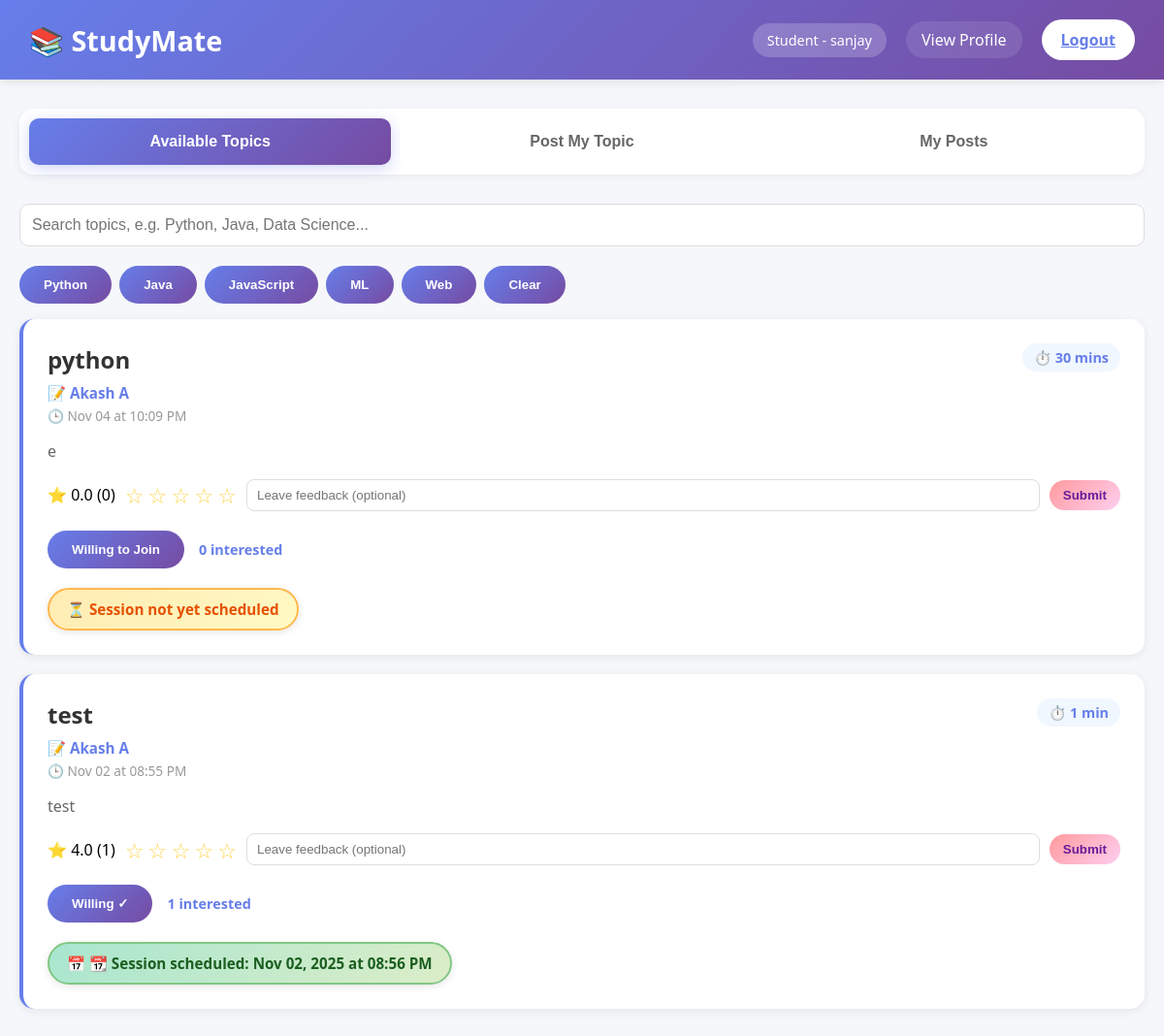
The page /home (signed in) on the database as committed earlier.
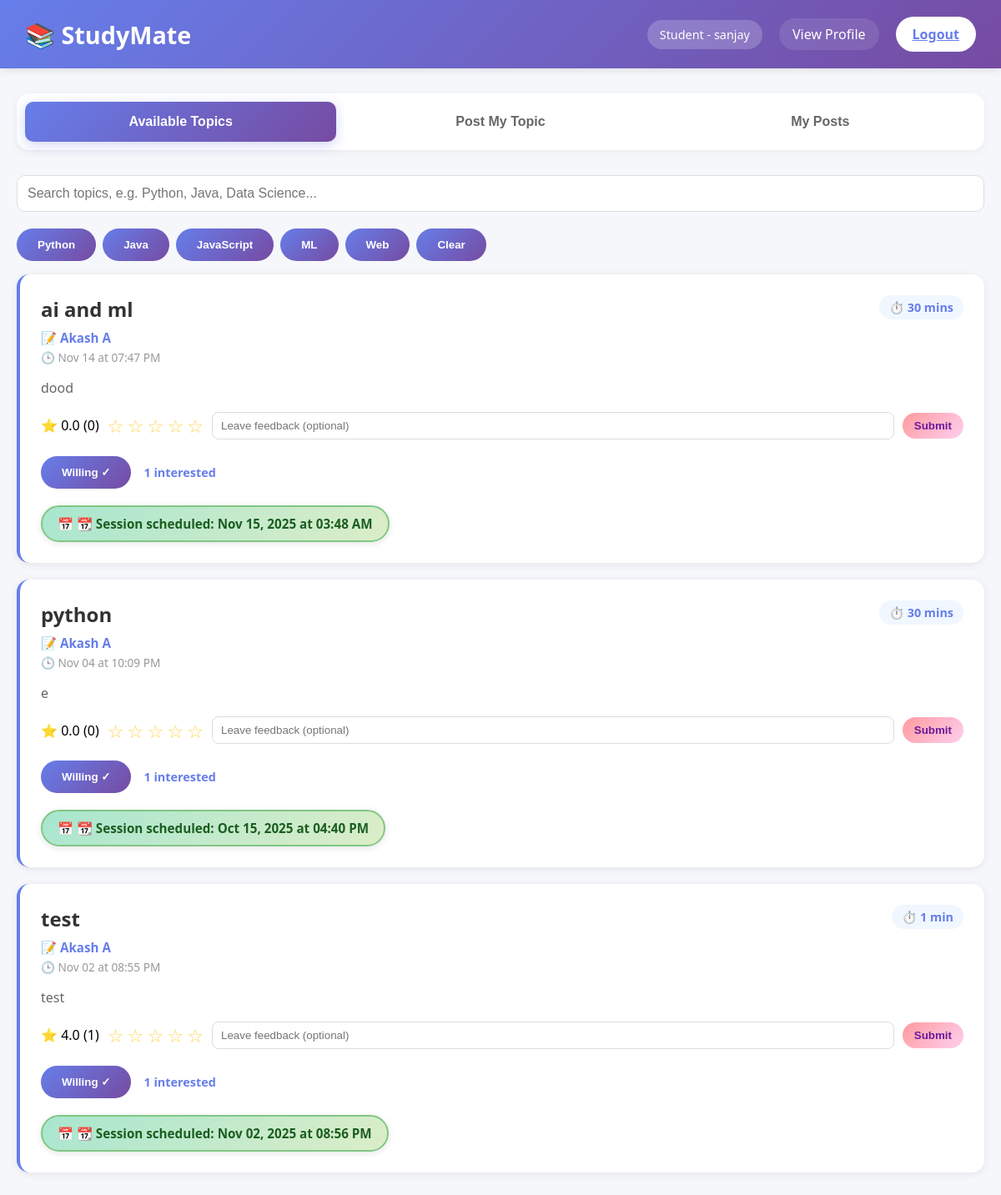
The same page on the database as committed later.
### tables this page shows
CREATE TABLE users (
                id INTEGER PRIMARY KEY AUTOINCREMENT,
                username TEXT UNIQUE NOT NULL,
                password TEXT NOT NULL,
                profession TEXT NOT NULL,
                name TEXT NOT NULL,
                bio TEXT,
                avatar TEXT,
                email_verified INTEGER DEFAULT 0
            , role TEXT NOT NULL DEFAULT 'student', mobile TEXT, mobile_verified INTEGER DEFAULT 0);

CREATE TABLE topics (
                id INTEGER PRIMARY KEY AUTOINCREMENT,
                title TEXT NOT NULL,
                description TEXT NOT NULL,
                duration TEXT NOT NULL,
                created_by INTEGER NOT NULL,
                created_at TIMESTAMP DEFAULT CURRENT_TIMESTAMP,
                scheduled_datetime TEXT,
                category TEXT,
                status TEXT DEFAULT 'active',
                is_archived INTEGER DEFAULT 0,
                FOREIGN KEY (created_by) REFERENCES users(id) ON DELETE CASCADE
            );

### main.py (the view, shortened to what this page needs)
@app.route('/home')
def home():
    if 'user' not in session:
        return redirect(url_for('landing'))
    user = session['user']
    if user.get('is_admin'):
        return redirect(url_for('admin_home'))
    conn = sqlite3.connect(DB_NAME)
    c = conn.cursor()
    c.execute("""
        SELECT t.id, t.title, t.description, t.duration, t.created_by, t.created_at,
               t.scheduled_datetime, u.username, u.name,
               COUNT(DISTINCT w.id) as willingness_count,
               IFNULL(t.category, ''),
               ROUND(AVG(r.rating), 2) as avg_rating,
               COUNT(r.id) as ratings_count
        FROM topics t
        LEFT JOIN users u ON t.created_by = u.id
        LEFT JOIN willingness w ON t.id = w.topic_id
        LEFT JOIN ratings r ON t.id = r.topic_id
        GROUP BY t.id
        ORDER BY t.created_at DESC
    """)
    raw_topics = c.fetchall()
    topics = []
    now = datetime.now()
    for topic in raw_topics:
        topic_list = list(topic)
        original_scheduled = topic_list[6]  # Keep original for date check
        if topic_list[5]:  # created_at exists
            try:
                for fmt in ['%Y-%m-%d %H:%M:%S', '%Y-%m-%d %H:%M', '%Y-%m-%d']:
                    try:
                        dt = datetime.strptime(str(topic_list[5]), fmt)
                        topic_list[5] = dt.strftime('%b %d at %I:%M %p')
                        break
                    except ValueError:
                        continue
            except:
                topic_list[5] = str(topic_list[5])
        can_feedback = True  # Default: can give feedback if no scheduled date
        if topic_list[6]:  # scheduled_datetime exists
            try:
                for fmt in ['%Y-%m-%dT%H:%M', '%Y-%m-%d %H:%M:%S', '%Y-%m-%d %H:%M']:
                    try:
                        dt = datetime.strptime(str(topic_list[6]), fmt)
                        topic_list[6] = dt.strftime('%b %d, %Y at %I:%M %p')
                        can_feedback = now >= dt
                        break
                    except ValueError:
                        continue
            except:
                topic_list[6] = str(topic_list[6])
        if topic_list[11] is None:
            topic_list[11] = 0.0
        topic_list.append(can_feedback)
        topics.append(tuple(topic_list))
    c.execute("""
        SELECT t.id, t.title, t.description, t.duration, t.created_by, t.created_at, t.scheduled_datetime,
               COUNT(DISTINCT w.id) as willingness_count,
               IFNULL(t.category, ''),
               ROUND(AVG(r.rating), 2) as avg_rating,
               COUNT(r.id) as ratings_count
        FROM topics t
        LEFT JOIN willingness w ON t.id = w.topic_id
        LEFT JOIN ratings r ON t.id = r.topic_id
        WHERE t.created_by = ?
        GROUP BY t.id
        ORDER BY t.created_at DESC
    """, (user['id'],))
    raw_my_topics = c.fetchall()
    my_topics = []
    c.execute("SELECT topic_id FROM willingness WHERE user_id = ?", (user['id'],))
    my_willingness = [row[0] for row in c.fetchall()]
    willing_users = {}
    topic_ratings = {}
    c = None
    conn.close()
    return render_template('home.html',
                           user=user,
                           topics=topics,
                           my_topics=my_topics,
                           my_willingness=my_willingness,
                           willing_users=willing_users,
                           topic_ratings=topic_ratings)

### templates/home.html (shortened to what this page needs)
<!DOCTYPE html>
<html lang="en">
<head>
</head>
<body>
    <div class="header">
        <h2>📚 StudyMate</h2>
        <div class="user-info">
            <span class="user-badge">{{ user.profession|capitalize }} - {{ user.name }}</span>
            <a href="{{ url_for('profile.profile', username=user.username) }}" class="nav-link" style="color: white; text-decoration: none; background: rgba(255,255,255,0.1); padding: 8px 16px; border-radius: 20px;">View Profile</a>
            <a href="{{ url_for('logout') }}" class="logout-btn">Logout</a>
        </div>
    </div>
    <div class="container">
        <div class="tabs">
            <button class="tab active" onclick="switchTab('available')">Available Topics</button>
            <button class="tab" onclick="switchTab('post')">Post My Topic</button>
            <button class="tab" onclick="switchTab('myposts')">My Posts</button>
        </div>
        <div id="available" class="tab-content active">
            <div style="display:flex;flex-direction:column;gap:10px;margin-bottom:16px;">
              <input id="topicSearch" type="text" placeholder="Search topics, e.g. Python, Java, Data Science..." style="padding:12px;border-radius:10px;border:1px solid #ddd;width:100%;font-size:1rem;" oninput="filterTopics()" />
              <div style="display:flex;gap:8px;flex-wrap:wrap;">
                <button class="willing-btn" type="button" onclick="applyTag('python')">Python</button>
                <button class="willing-btn" type="button" onclick="applyTag('java')">Java</button>
                <button class="willing-btn" type="button" onclick="applyTag('javascript')">JavaScript</button>
                <button class="willing-btn" type="button" onclick="applyTag('machine-learning')">ML</button>
                <button class="willing-btn" type="button" onclick="applyTag('web')">Web</button>
                <button class="willing-btn" type="button" onclick="applyTag('')">Clear</button>
              </div>
            </div>
            {% if topics %}
                {% for topic in topics %}
                <div class="topic-card" data-title="{{ topic[1]|lower }}" data-desc="{{ topic[2]|lower }}" data-category="{{ (topic[10] or '')|lower }}">
                    <div class="topic-header">
                        <div>
                            <div class="topic-title">{{ topic[1] }}</div>
                            <div class="topic-author">📝 {{ topic[8] }}</div>
                            <div style="color: #999; font-size: 0.85em; margin-top: 4px;">🕒 {{ topic[5] }}</div>
                        </div>
                        <div>
                            <span class="topic-duration">⏱️ {{ topic[3] }}</span>
                        </div>
                    </div>
                    <div class="topic-description">{{ topic[2] }}</div>
                    <div class="rating-box">
                        <span id="avg-{{ topic[0] }}">⭐ {{ '%.1f' % topic[11] }} ({{ topic[12] }})</span>
                        {% if topic[4] != user.id %}
                            {% if topic[13] %}
                            <div class="stars" data-topic-id="{{ topic[0] }}" aria-label="Rate">
                                {% for i in [1,2,3,4,5] %}
                                    <span class="star" data-value="{{ i }}" onclick="starRate(this)">☆</span>
                                {% endfor %}
                            </div>
                            <input type="text" id="feedback-{{ topic[0] }}" placeholder="Leave feedback (optional)" style="flex:1; min-width:220px; padding:8px 10px; border:1px solid #ddd; border-radius:8px;">
                            <button class="rate-btn" data-topic-id="{{ topic[0] }}" onclick="submitStarRating(this)">Submit</button>
                            {% elif topic[6] %}
                            <div style="color: #999; font-size: 0.9em; font-style: italic; padding: 8px; background: #f5f5f5; border-radius: 8px;">
                                📅 Feedback can be submitted after the scheduled session: {{ topic[6] }}
                            </div>
                            {% endif %}
                        {% endif %}
                    </div>
                    <div class="meta-info">
                        {% if topic[4] != user.id %}
                        <button class="willing-btn" data-topic-id="{{ topic[0] }}" data-count="{{ topic[9]|default(0) }}" onclick="toggleWilling(this)">
                            {% if topic[0] in my_willingness %}Willing ✓{% else %}Willing to Join{% endif %}
                        </button>
                        {% endif %}
                        <span class="willing-count" id="count-{{ topic[0] }}">{{ topic[9] }} interested</span>
                    </div>
                    <div style="margin-top: 10px;">
                        {% if topic[6] %}
                            <div class="session-status scheduled">
                                📅 📆 Session scheduled: {{ topic[6] }}
                            </div>
                        {% else %}
                            <div class="session-status not-scheduled">
                                ⏳ Session not yet scheduled
                            </div>
                        {% endif %}
                    </div>
                </div>
                {% endfor %}
            {% else %}
                <div class="empty-state">
                    <h3>📝 No topics available yet</h3>
                    <p>Be the first to post a topic!</p>
                </div>
            {% endif %}
        </div>
    </div>
</body>
</html>

### templates/home.html (style rules this page uses)
* { margin: 0; padding: 0; box-sizing: border-box; }
body { font-family: 'Segoe UI', Tahoma, Geneva, Verdana, sans-serif; background: #f5f7fa; min-height: 100vh; }
.header { background: linear-gradient(135deg, #667eea 0%, #764ba2 100%); color: white; padding: 20px 30px; display: flex; justify-content: space-between; align-items: center; box-shadow: 0 2px 10px rgba(0, 0, 0, 0.1); }
.header h2 { font-size: 1.8em; }
.user-info { display: flex; align-items: center; gap: 20px; }
.user-badge { background: rgba(255, 255, 255, 0.2); padding: 8px 15px; border-radius: 20px; font-size: 0.9em; }
.logout-btn { background: white; color: #667eea; padding: 10px 20px; border: none; border-radius: 25px; cursor: pointer; font-weight: 600; transition: all 0.3s ease; }
.container { max-width: 1200px; margin: 30px auto; padding: 0 20px; }
.tabs { display: flex; gap: 10px; margin-bottom: 30px; background: white; padding: 10px; border-radius: 15px; box-shadow: 0 2px 10px rgba(0, 0, 0, 0.05); }
.tab { flex: 1; padding: 15px; text-align: center; background: white; border: none; border-radius: 10px; cursor: pointer; font-size: 1em; font-weight: 600; color: #666; transition: all 0.3s ease; }
.tab.active { background: linear-gradient(135deg, #667eea 0%, #764ba2 100%); color: white; box-shadow: 0 4px 15px rgba(102, 126, 234, 0.3); }
.tab-content { display: none; }
.tab-content.active { display: block; animation: fadeIn 0.3s; }
.topic-card { background: white; padding: 25px; border-radius: 15px; margin-bottom: 20px; box-shadow: 0 2px 10px rgba(0, 0, 0, 0.08); transition: all 0.3s ease; border-left: 4px solid #667eea; }
.topic-header { display: flex; justify-content: space-between; align-items: start; margin-bottom: 15px; }
.topic-title { font-size: 1.5em; color: #333; font-weight: 700; }
.topic-author { color: #667eea; font-size: 0.95em; margin-top: 8px; font-weight: 600; }
.topic-description { color: #666; margin: 15px 0; line-height: 1.6; }
.topic-duration { display: inline-block; background: #f0f7ff; color: #667eea; padding: 5px 12px; border-radius: 20px; font-size: 0.9em; font-weight: 600; }
.rating-box { display: flex; align-items: center; gap: 10px; margin-top: 8px; flex-wrap: wrap; }
.stars .star { font-size: 22px; color: #ffd54f; cursor: pointer; user-select: none; }
.rate-btn { background: linear-gradient(135deg, #ff9a9e 0%, #fecfef 100%); color: #6a1b9a; border: none; padding: 8px 14px; border-radius: 18px; cursor: pointer; font-weight: 700; }
.willing-btn { background: linear-gradient(135deg, #667eea 0%, #764ba2 100%); color: white; border: none; padding: 12px 25px; border-radius: 25px; cursor: pointer; font-weight: 600; transition: all 0.3s ease; margin-top: 10px; }
.willing-count { margin-top: 10px; font-weight: 600; color: #667eea; }
.meta-info { display: flex; gap: 15px; margin-top: 10px; font-size: 0.9em; color: #888; align-items: center; }
.session-status { margin-top: 10px; padding: 10px 18px; border-radius: 25px; display: inline-block; font-weight: 600; font-size: 0.95em; box-shadow: 0 2px 8px rgba(0, 0, 0, 0.1); }
.scheduled { background: linear-gradient(135deg, #a8e6cf 0%, #dcedc8 100%); color: #1b5e20; border: 2px solid #81c784; }

Rows that differ between the two databases and show on the page:
added topics: title "ai and ml", topic "Akash A", topic "Nov 14 at 07:47 PM", duration "30 mins", description "dood", value "0.0", is_archived "0", {{ i }} 2 (drawn), {{ i }} 3 (drawn), {{ i }} 4 (drawn), {{ i }} 5 (drawn), shows "Willing ✓", topic "1", topic "Nov 15, 2025 at 03:48 AM"
changed topics "python": is_archived "0" → "1"; topic (not shown) → "Oct 15, 2025 at 04:40 PM"; text "Willing to Join ⏳ Session not yet scheduled" → "Willing ✓ 📅 📆 Session scheduled:"
